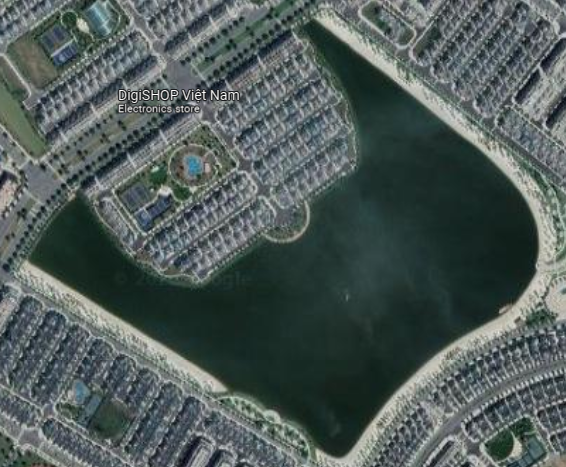
#> input picture img/lake/1.png, 566 x 467 px
$ jupyter execute --allow-errors extract_colors_oop.ipynb
#> lines starting #> are read from the running program, lines starting #| are printed output that depends on the picture; long printed decimals are rounded
[cell 1]
import dill
dill.load_session('sessions/extract_colors.pkl')
#> (this line was passed over: dill is not available in this run)

[cell 2]
import matplotlib.pyplot as plt
import numpy as np
import cv2
from sklearn.cluster import KMeans


class MyImage:
    def __init__(self, img_path):
#> called with img_path = './img/lake/1.png'
        self.img_path = img_path
        self.img = cv2.imread(img_path)
#> self.img is the input picture: shape (467, 566, 3); mean B, G, R 89, 91.3, 79.6
#| (467, 566, 3)
    def get_shape(self, img):
        return img.shape
    def show(self, img):
        img = cv2.cvtColor(img, cv2.COLOR_BGR2RGB)
        plt.imshow(img)
    def rbg_to_hex(arr):
        return "#{:02x}{:02x}{:02x}".format(int(arr[0]), int(arr[1]), int(arr[2]))
    def get_resized_img(self, img, new_height, new_width):
#> called with new_height = 100, new_width = 100
        resized_img = cv2.resize(img, (new_height, new_width), interpolation = cv2.INTER_AREA)
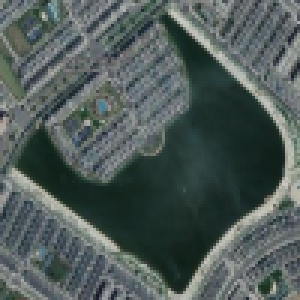
#> resized_img: shape (100, 100, 3) (shown 3 times larger); mean B, G, R 89, 91.3, 79.6
        self.resized_img = resized_img
        return resized_img
    def get_reshaped_img(self, img):
        reshaped_img = img.reshape(img.shape[0]*img.shape[1], 3)
        self.reshaped_img = reshaped_img
        return reshaped_img


class ColorDetection:
    def get_kmeans_clf(self, reshaped_img, number_of_colors=3):
        """reshaped_img must be of 2 dim"""
#> called with reshaped_img = array of shape (10000, 3), number_of_colors = 3
        clf = KMeans(n_clusters = number_of_colors)
        self.labels = clf.fit_predict(reshaped_img)
#> self.labels = 10000 values, max 2 at index 0, min 0 at index 3, mean 0.832
        return clf
    # [14 lines left out: functions get_best_kmeans_clf, get_best_number_of_neighbors, not called in this run]
    def get_color_cluster_centers(self, clf):
        """clf = KMeans classifier"""
        cluster_centers = clf.cluster_centers_ # https://jakevdp.github.io/PythonDataScienceHandbook/05.11-k-means.html
        return cluster_centers
    def show_palette(self, rgb_arr_list):
        """rgb_arr_list = cluster_centers here"""
        scaled_colours = [[color / 255 for color in row] for row in rgb_arr_list]
        fig, ax = plt.subplots(figsize=(6, 6))
        ax.axis(xmin=0, xmax=len(scaled_colours))
        ax.tick_params(left=False, labelleft=False, bottom=False, labelbottom=False)
        for index, colour in enumerate(scaled_colours):
            ax.axvspan(index, index + 1, color=colour)
    # [31 lines left out: functions get_mean_center, image_to_rgb_mean, image_to_rgb_list, not called in this run]

[cell 3]
img_path = './img/lake/1.png'
mim = MyImage(img_path)
print(mim.get_shape(mim.img))
mim.show(mim.img)

resized_img = mim.get_resized_img(mim.img, new_height=100, new_width=100)
mim.show(resized_img)
reshaped_img = mim.get_reshaped_img(resized_img)

cd = ColorDetection()
clf = cd.get_kmeans_clf(reshaped_img, number_of_colors=3)
cluster_centers = cd.get_color_cluster_centers(clf)
#> cluster_centers = [[44.64, 48.83, 31.81], [101.4, 101.4, 91.9], [144.4, 147.9, 141.8]]
cd.show_palette(cluster_centers)
#> in show_palette, `scaled_colours = [[color / 255 for color in row] for row in rgb_arr_li..`: scaled_colours = [[0.175, 0.191, 0.125], [0.398, 0.398, 0.36], [0.566, 0.58, 0.556]]
#> the loop in show_palette, `for index, colour in enumerate(scaled_colours):` made 3 passes

mean_center = sum(cluster_centers)/len(cluster_centers)
#> mean_center = [96.82, 99.38, 88.51]
print(mean_center)
#| [96.823 99.376 88.507   ]
cd.show_palette([mean_center])
#> the loop in show_palette (call 2), `for index, colour in enumerate(scaled_colours):` made 1 pass
#> colour on pass 1: [0.38, 0.39, 0.347]

[cell 4]
img_path = './img/lake/2.png'
mim2 = MyImage(img_path)
#> call 2 of __init__, with img_path = './img/lake/2.png'
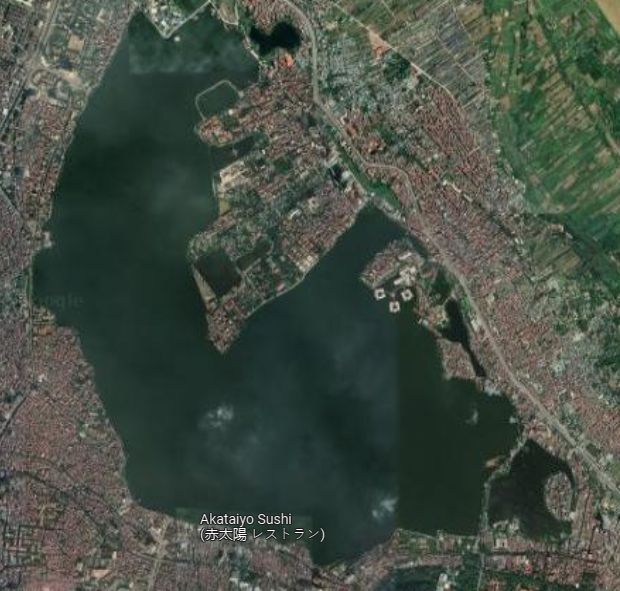
#> input picture img/lake/2.png, 620 x 591 px
#> in __init__, self.img is the input picture: shape (591, 620, 3); mean B, G, R 68.7, 79.1, 69.3
print(mim2.get_shape(mim2.img))
#| (591, 620, 3)
# mim2.show(mim2.img)
resized_img = mim2.get_resized_img(mim2.img, new_height=100, new_width=100)
#> call 2 of get_resized_img, with new_height = 100, new_width = 100
#> in get_resized_img (call 2), `resized_img = cv2.resize(img, (new_height, new_width), interpolation =..`:
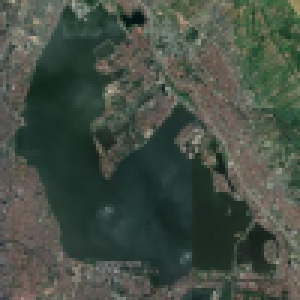
#> resized_img: shape (100, 100, 3) (shown 3 times larger); mean B, G, R 68.7, 79, 69.3
mim2.show(resized_img)
reshaped_img = mim2.get_reshaped_img(resized_img)


cd = ColorDetection()
clf = cd.get_kmeans_clf(reshaped_img, number_of_colors=3)
cluster_centers = cd.get_color_cluster_centers(clf)
#> cluster_centers = [[74.3, 87.07, 80.02], [46.15, 53.75, 35.2], [97.24, 108.9, 109.8]]
cd.show_palette(cluster_centers)

mean_center = sum(cluster_centers)/len(cluster_centers)
#> mean_center = [72.56, 83.25, 75.02]
print(mean_center)
#| [72.560 83.249 75.018]
cd.show_palette([mean_center])
print(cluster_centers)
#| [[ 74.296  87.069  80.017]
#|  [ 46.149  53.747  35.199]
#|  [ 97.236 108.931 109.839]]

[cell 5]
img_path = './img/lake/3.png'
mim3 = MyImage(img_path)
#> call 3 of __init__, with img_path = './img/lake/3.png'
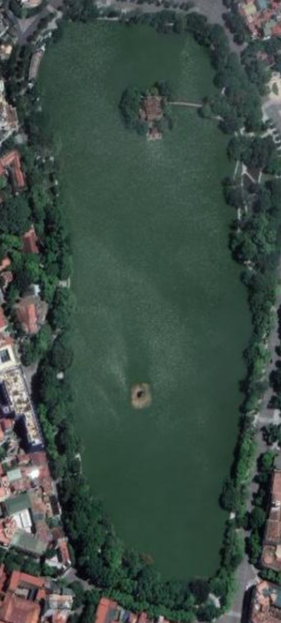
#> input picture img/lake/3.png, 281 x 623 px
#> in __init__, self.img is the input picture: shape (623, 281, 3); mean B, G, R 69.4, 77.1, 61.6
print(mim3.get_shape(mim3.img))
#| (623, 281, 3)
# mim3.show(mim3.img)
resized_img = mim3.get_resized_img(mim3.img, new_height=100, new_width=100)
#> call 3 of get_resized_img, with new_height = 100, new_width = 100
#> in get_resized_img (call 3), `resized_img = cv2.resize(img, (new_height, new_width), interpolation =..`:
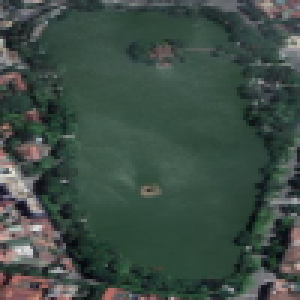
#> resized_img: shape (100, 100, 3) (shown 3 times larger); mean B, G, R 69.4, 77.1, 61.6
mim3.show(resized_img)
reshaped_img = mim3.get_reshaped_img(resized_img)


cd = ColorDetection()
clf = cd.get_kmeans_clf(reshaped_img, number_of_colors=3)
cluster_centers = cd.get_color_cluster_centers(clf)
#> cluster_centers = [[49.78, 56.84, 39.07], [122.3, 123.7, 133.9], [71.74, 81.31, 61.91]]
cd.show_palette(cluster_centers)

mean_center = sum(cluster_centers)/len(cluster_centers)
#> mean_center = [81.28, 87.27, 78.3]
print(mean_center)
#| [81.279 87.270 78.298]
cd.show_palette([mean_center])
print(cluster_centers)
#| [[ 49.785  56.838  39.067]
#|  [122.315 123.662 133.918]
#|  [ 71.737    81.309  61.910]]
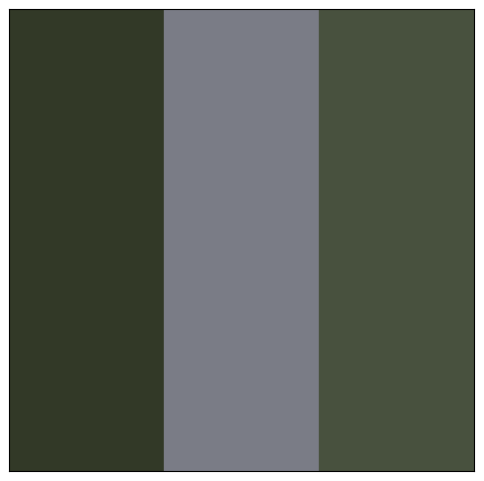
#> figure drawn by matplotlib, 1 panel

[cell 6]
img_path = './img/lake/4.png'
mim4 = MyImage(img_path)
#> call 4 of __init__, with img_path = './img/lake/4.png'
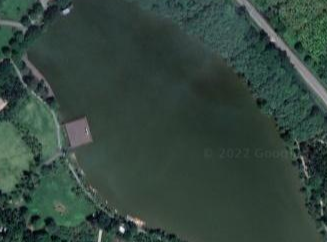
#> input picture img/lake/4.png, 327 x 242 px
#> in __init__, self.img is the input picture: shape (242, 327, 3); mean B, G, R 62.1, 70.8, 52
print(mim4.get_shape(mim4.img))
#| (242, 327, 3)
# mim4.show(mim4.img)
resized_img = mim4.get_resized_img(mim4.img, new_height=100, new_width=100)
#> call 4 of get_resized_img, with new_height = 100, new_width = 100
#> in get_resized_img (call 4), `resized_img = cv2.resize(img, (new_height, new_width), interpolation =..`:
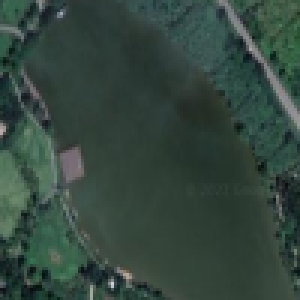
#> resized_img: shape (100, 100, 3) (shown 3 times larger); mean B, G, R 62.1, 70.8, 52
mim4.show(resized_img)
reshaped_img = mim4.get_reshaped_img(resized_img)


cd = ColorDetection()
clf5 = cd.get_kmeans_clf(reshaped_img, number_of_colors=5)
clf3 = cd.get_kmeans_clf(reshaped_img, number_of_colors=3)
cluster_centers3 = cd.get_color_cluster_centers(clf3)
#> cluster_centers3 = [[52.36, 59.81, 43.07], [72.82, 83.93, 59.9], [109.7, 119.2, 104]]
cluster_centers5 = cd.get_color_cluster_centers(clf5)
#> cluster_centers5 = [[72.51, 83.51, 59.09], [94.37, 109.1, 85.87], [43.39, 48.92, 32.94], [128.5, 129.1, 125.7], [55.92, 64.1, 46.97]]
cd.show_palette(cluster_centers3)
cd.show_palette(cluster_centers5)

mean_center3 = sum(cluster_centers3)/len(cluster_centers3)
#> mean_center3 = [78.28, 87.66, 68.98]
print(mean_center3)
#| [78.275 87.664 68.981]
cd.show_palette([mean_center3])
mean_center5 = sum(cluster_centers5)/len(cluster_centers5)
#> mean_center5 = [78.93, 86.94, 70.11]
print(mean_center5)
#| [78.934 86.939 70.106]
cd.show_palette([mean_center5])
print(cluster_centers3)
#| [[ 52.355  59.809  43.073]
#|  [ 72.818   83.934  59.896]
#|  [109.652 119.248 103.973]]
print(cluster_centers5)
#| [[ 72.515  83.513   59.086]
#|  [ 94.375 109.061  85.874]
#|  [ 43.394  48.924  32.941]
#|  [128.469 129.094 125.657]
#|  [ 55.918  64.101  46.974]]
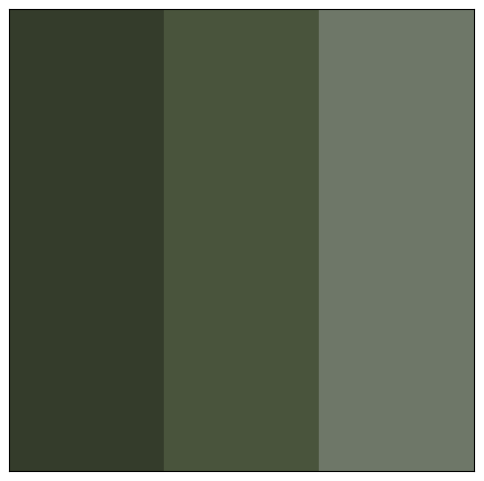
#> figure drawn by matplotlib, 1 panel
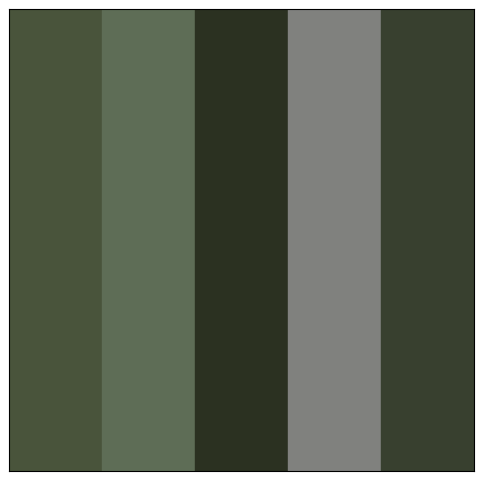
#> figure drawn by matplotlib, 1 panel

[cell 7]
img_path = './img/lake/sample.png'
mim5 = MyImage(img_path)
#> (the rest of this cell did not finish here and is left out)

[cell 8]
import pandas as pd

arr = []
arr.append(mean_center)
df = pd.DataFrame(arr, columns=['r', 'g', 'b'])
#> df = table of 1 rows and 3 columns
df['label'] = 'lake'
df
#> Out = table of 1 rows and 4 columns

[cell 9]
img_path = './img/lake/2.png'
mim = MyImage(img_path)
print(mim.get_shape(mim.img))
#| (591, 620, 3)
mim.show(mim.img)

resized_img = mim.get_resized_img(mim.img, new_height=100, new_width=100)
mim.show(resized_img)
reshaped_img = mim.get_reshaped_img(resized_img)

[cell 10]
import numpy as np
from sklearn.cluster import KMeans
import matplotlib.pyplot as plt


def get_best_number_of_neighbors(max_neighbors, reshaped_img):
#> called with max_neighbors = 10, reshaped_img = array of shape (10000, 3)
    inertia_list = []
    for i in range(1, max_neighbors+1):
        clf = KMeans(n_clusters=max_neighbors)
        clf.fit(reshaped_img)
        inertia_list.append(clf.inertia_)
#> after the loop, inertia_list = [820836.5, 832789, 820844, 826503.1, 820889.3, 818134.3, 831225, 820899.2, 812137, 818193.7]

    best_number_of_neighbors = inertia_list.index(min(inertia_list)) + 1
#> best_number_of_neighbors = 9
    return best_number_of_neighbors

get_best_number_of_neighbors(10, reshaped_img)
#> Out = 9
# [7 lines of commented-out code are left out]

[cell 11]
import dill
dill.load_session('sessions/extract_colors_oop.pkl')
#> (this line was passed over: dill is not available in this run)

[cell 12]
import dill
dill.dump_session('sessions/extract_colors_oop.pkl')
#> (this line was passed over: dill is not available in this run)
